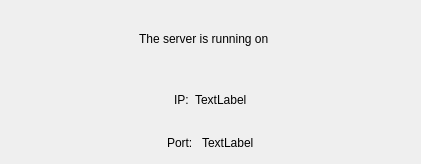
<?xml version="1.0" encoding="UTF-8"?>
<ui version="4.0">
 <class>Dialog</class>
 <widget class="QDialog" name="Dialog">
  <property name="geometry">
   <rect>
    <x>0</x>
    <y>0</y>
    <width>421</width>
    <height>164</height>
   </rect>
  </property>
  <property name="windowTitle">
   <string>Server</string>
  </property>
  <layout class="QGridLayout" name="gridLayout">
   <item row="0" column="0">
    <layout class="QVBoxLayout" name="verticalLayout">
     <item>
      <layout class="QHBoxLayout" name="horizontalLayout_3">
       <item>
        <spacer name="horizontalSpacer_2">
         <property name="orientation">
          <enum>Qt::Horizontal</enum>
         </property>
         <property name="sizeHint" stdset="0">
          <size>
           <width>40</width>
           <height>20</height>
          </size>
         </property>
        </spacer>
       </item>
       <item>
        <widget class="QLabel" name="label">
         <property name="text">
          <string>The server is running on</string>
         </property>
        </widget>
       </item>
       <item>
        <spacer name="horizontalSpacer">
         <property name="orientation">
          <enum>Qt::Horizontal</enum>
         </property>
         <property name="sizeHint" stdset="0">
          <size>
           <width>40</width>
           <height>20</height>
          </size>
         </property>
        </spacer>
       </item>
       <item>
        <widget class="QLabel" name="label_4">
         <property name="sizePolicy">
          <sizepolicy hsizetype="Fixed" vsizetype="Preferred">
           <horstretch>0</horstretch>
           <verstretch>0</verstretch>
          </sizepolicy>
         </property>
         <property name="text">
          <string/>
         </property>
        </widget>
       </item>
      </layout>
     </item>
     <item>
      <layout class="QHBoxLayout" name="horizontalLayout_2">
       <item>
        <spacer name="horizontalSpacer_3">
         <property name="orientation">
          <enum>Qt::Horizontal</enum>
         </property>
         <property name="sizeHint" stdset="0">
          <size>
           <width>40</width>
           <height>20</height>
          </size>
         </property>
        </spacer>
       </item>
       <item>
        <widget class="QLabel" name="label_2">
         <property name="text">
          <string>IP:</string>
         </property>
        </widget>
       </item>
       <item>
        <widget class="QLabel" name="ipLabel">
         <property name="text">
          <string>TextLabel</string>
         </property>
        </widget>
       </item>
       <item>
        <spacer name="horizontalSpacer_4">
         <property name="orientation">
          <enum>Qt::Horizontal</enum>
         </property>
         <property name="sizeHint" stdset="0">
          <size>
           <width>40</width>
           <height>20</height>
          </size>
         </property>
        </spacer>
       </item>
      </layout>
     </item>
     <item>
      <layout class="QHBoxLayout" name="horizontalLayout">
       <item>
        <spacer name="horizontalSpacer_5">
         <property name="orientation">
          <enum>Qt::Horizontal</enum>
         </property>
         <property name="sizeHint" stdset="0">
          <size>
           <width>40</width>
           <height>20</height>
          </size>
         </property>
        </spacer>
       </item>
       <item>
        <widget class="QLabel" name="label_3">
         <property name="sizePolicy">
          <sizepolicy hsizetype="Preferred" vsizetype="Fixed">
           <horstretch>0</horstretch>
           <verstretch>0</verstretch>
          </sizepolicy>
         </property>
         <property name="text">
          <string>Port: </string>
         </property>
        </widget>
       </item>
       <item>
        <widget class="QLabel" name="portLabel">
         <property name="sizePolicy">
          <sizepolicy hsizetype="Preferred" vsizetype="Fixed">
           <horstretch>0</horstretch>
           <verstretch>0</verstretch>
          </sizepolicy>
         </property>
         <property name="text">
          <string>TextLabel</string>
         </property>
        </widget>
       </item>
       <item>
        <spacer name="horizontalSpacer_6">
         <property name="orientation">
          <enum>Qt::Horizontal</enum>
         </property>
         <property name="sizeHint" stdset="0">
          <size>
           <width>40</width>
           <height>20</height>
          </size>
         </property>
        </spacer>
       </item>
      </layout>
     </item>
    </layout>
   </item>
  </layout>
 </widget>
 <resources/>
 <connections/>
</ui>
